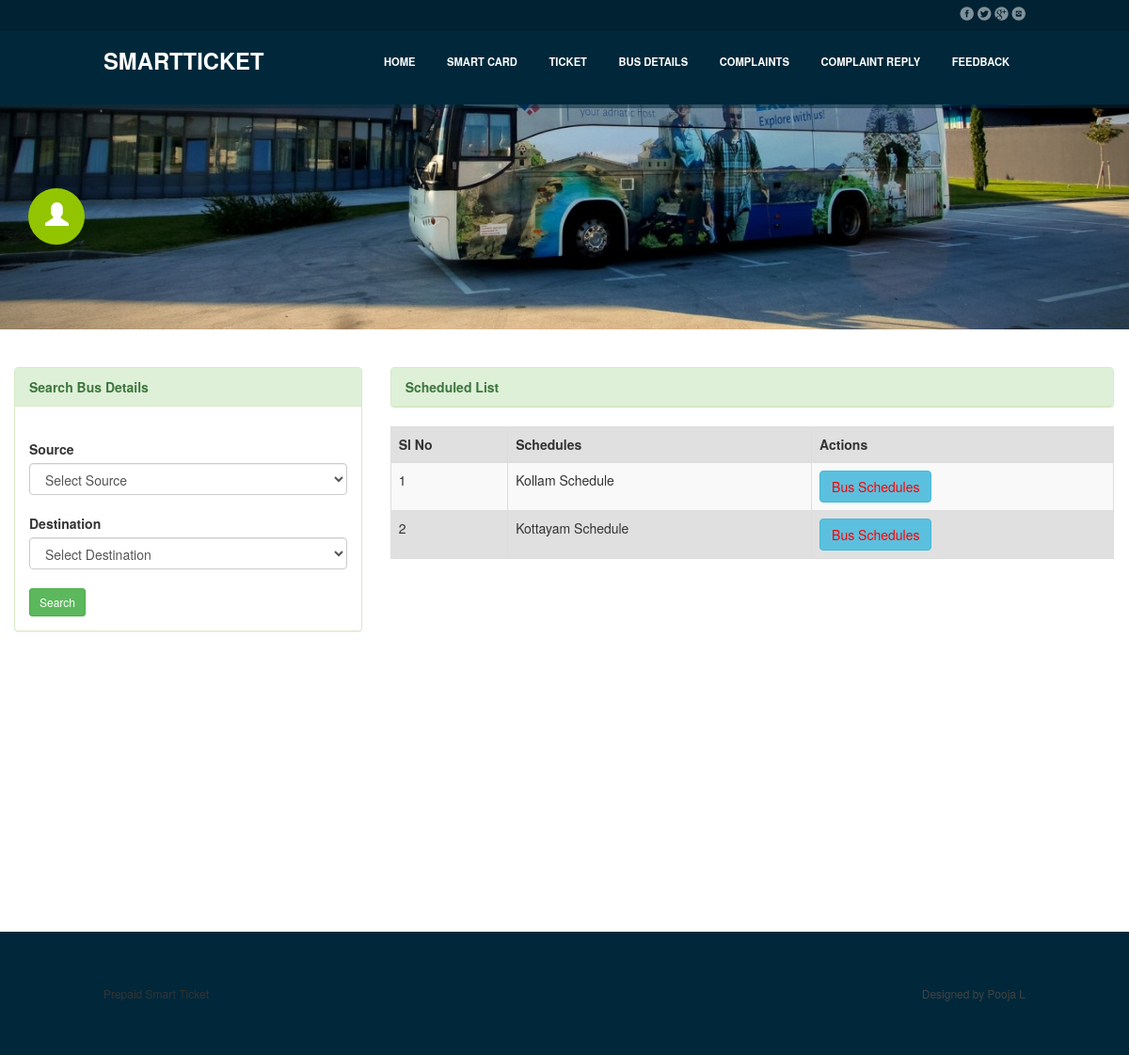
Page /user/user_view_schedule on the committed database.
### smart_ticket_app/models.py (models this page shows)
class tbl_schedule(models.Model):
   schedule_name=models.CharField(max_length=25)

### smart_ticket_app/views.py (the view)
# urls.py: path('user/user_view_schedule',views.user_view_schedule,name='user_view_schedule'),
def user_view_schedule(request):
     schedules = tbl_schedule.objects.all()
     return render(request,'user/user_view_schedule.html',{'schedules':schedules})

### smart_ticket_app/templates/user/user_view_schedule.html (shortened to what this page needs)
{% include 'user/u_header.html' %}
{% include 'user/sidebar.html' %}
<div class="col-md-8">
    <div class="panel panel-success">
                        <div class="panel-heading"><b>
                         Scheduled List</b>
                        </div>
                                   </div>
              <table id="example1" class="table table-bordered table-striped">
                  <thead>
                      <tr>
                                            <th>Sl No</th>
                                            <th>Schedules</th>
                                            <th>Actions</th>
                                        </tr>
                                    </thead>
                                    <tbody>
                                        {% for i in schedules %}
                                        <tr>
                                            <td>{{forloop.counter}}</td>
												<td>{{i.schedule_name}}</td>
                                                <td><div class="hidden-sm hidden-xs action-buttons">
																<button type="button" class="btn btn-info">
                                                                    <a class='green' href="/user/user_view_schedule1/{{i.id}}">
																	<font color="red">Bus Schedules</font>
																</a></button>
															</div>
														</td>
													{% endfor %}
													</tr>
												</tbody>
											</table>
										</div>
									</div>
							</div>
						</div>
            {% include 'user/u_footer.html' %}

### smart_ticket_app/static/user/css/responsee.css (style rules this page uses)
* { -webkit-box-sizing:border-box; -moz-box-sizing:border-box; box-sizing:border-box; margin:0; }
body { background:none repeat scroll 0 0 #d3d3d3; font-size:100%; font-family:"Open Sans",Arial,sans-serif; color:#444; }
a, a:link, a:visited, a:hover, a:active { text-decoration:none; color:#444; }
table { background:none repeat scroll 0 0 #fff; border:1px solid #D0D0D0; border-collapse:collapse; border-spacing:0; text-align:left; width:100%; }
table tr td, table tr th { padding:0.625em; }
table tfoot, table thead { background:none repeat scroll 0 0 #e0e0e0; }
table tr:nth-of-type(2n) { background:none repeat scroll 0 0 #e0e0e0; }
th { border-right:1px solid #fff; }
td { border-right:1px solid #e0e0e0; }

### rows in the picture
tbl_schedule: schedule_name "Kollam Schedule"
tbl_schedule: schedule_name "Kottayam Schedule"
